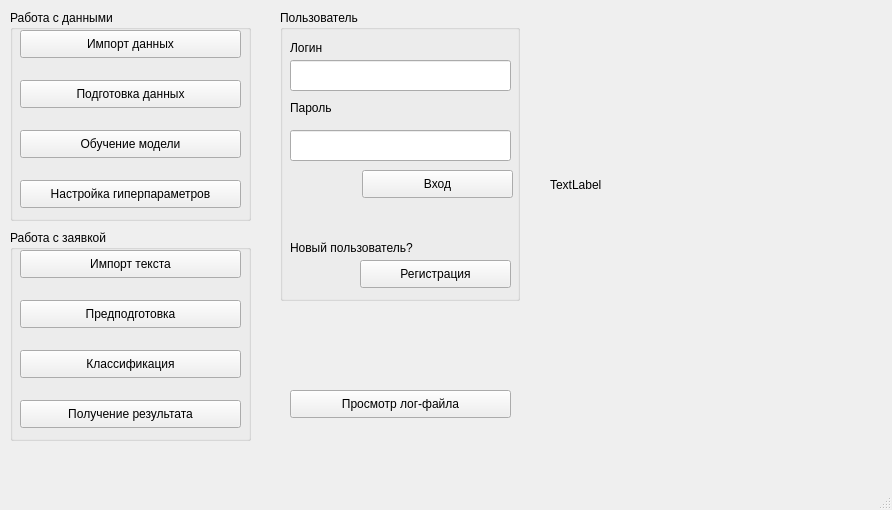
<?xml version="1.0" encoding="UTF-8"?>
<ui version="4.0">
 <class>MainWindow</class>
 <widget class="QMainWindow" name="MainWindow">
  <property name="geometry">
   <rect>
    <x>0</x>
    <y>0</y>
    <width>892</width>
    <height>510</height>
   </rect>
  </property>
  <property name="windowTitle">
   <string>Анализ заявок</string>
  </property>
  <widget class="QWidget" name="centralwidget">
   <widget class="QPushButton" name="pushButton_3">
    <property name="geometry">
     <rect>
      <x>290</x>
      <y>390</y>
      <width>221</width>
      <height>28</height>
     </rect>
    </property>
    <property name="text">
     <string>Просмотр лог-файла</string>
    </property>
   </widget>
   <widget class="QGroupBox" name="groupBox">
    <property name="geometry">
     <rect>
      <x>10</x>
      <y>10</y>
      <width>241</width>
      <height>211</height>
     </rect>
    </property>
    <property name="title">
     <string>Работа с данными</string>
    </property>
    <widget class="QPushButton" name="pushButton">
     <property name="geometry">
      <rect>
       <x>10</x>
       <y>20</y>
       <width>221</width>
       <height>28</height>
      </rect>
     </property>
     <property name="text">
      <string>Импорт данных</string>
     </property>
    </widget>
    <widget class="QPushButton" name="pushButton_2">
     <property name="geometry">
      <rect>
       <x>10</x>
       <y>70</y>
       <width>221</width>
       <height>28</height>
      </rect>
     </property>
     <property name="text">
      <string>Подготовка данных</string>
     </property>
    </widget>
    <widget class="QPushButton" name="pushButton_4">
     <property name="geometry">
      <rect>
       <x>10</x>
       <y>120</y>
       <width>221</width>
       <height>28</height>
      </rect>
     </property>
     <property name="text">
      <string>Обучение модели</string>
     </property>
    </widget>
    <widget class="QPushButton" name="pushButton_5">
     <property name="geometry">
      <rect>
       <x>10</x>
       <y>170</y>
       <width>221</width>
       <height>28</height>
      </rect>
     </property>
     <property name="text">
      <string>Настройка гиперпараметров</string>
     </property>
    </widget>
   </widget>
   <widget class="QGroupBox" name="groupBox_2">
    <property name="geometry">
     <rect>
      <x>10</x>
      <y>230</y>
      <width>241</width>
      <height>211</height>
     </rect>
    </property>
    <property name="title">
     <string>Работа с заявкой</string>
    </property>
    <widget class="QPushButton" name="pushButton_6">
     <property name="geometry">
      <rect>
       <x>10</x>
       <y>20</y>
       <width>221</width>
       <height>28</height>
      </rect>
     </property>
     <property name="text">
      <string>Импорт текста</string>
     </property>
    </widget>
    <widget class="QPushButton" name="pushButton_7">
     <property name="geometry">
      <rect>
       <x>10</x>
       <y>70</y>
       <width>221</width>
       <height>28</height>
      </rect>
     </property>
     <property name="text">
      <string>Предподготовка</string>
     </property>
    </widget>
    <widget class="QPushButton" name="pushButton_8">
     <property name="geometry">
      <rect>
       <x>10</x>
       <y>120</y>
       <width>221</width>
       <height>28</height>
      </rect>
     </property>
     <property name="text">
      <string>Классификация</string>
     </property>
    </widget>
    <widget class="QPushButton" name="pushButton_9">
     <property name="geometry">
      <rect>
       <x>10</x>
       <y>170</y>
       <width>221</width>
       <height>28</height>
      </rect>
     </property>
     <property name="text">
      <string>Получение результата</string>
     </property>
    </widget>
   </widget>
   <widget class="QLabel" name="label">
    <property name="geometry">
     <rect>
      <x>550</x>
      <y>20</y>
      <width>330</width>
      <height>330</height>
     </rect>
    </property>
    <property name="text">
     <string>TextLabel</string>
    </property>
   </widget>
   <widget class="QGroupBox" name="groupBox_3">
    <property name="geometry">
     <rect>
      <x>280</x>
      <y>10</y>
      <width>240</width>
      <height>291</height>
     </rect>
    </property>
    <property name="title">
     <string>Пользователь</string>
    </property>
    <widget class="QLabel" name="label_2">
     <property name="geometry">
      <rect>
       <x>10</x>
       <y>30</y>
       <width>55</width>
       <height>16</height>
      </rect>
     </property>
     <property name="text">
      <string>Логин</string>
     </property>
    </widget>
    <widget class="QLabel" name="label_3">
     <property name="geometry">
      <rect>
       <x>10</x>
       <y>90</y>
       <width>55</width>
       <height>16</height>
      </rect>
     </property>
     <property name="text">
      <string>Пароль</string>
     </property>
    </widget>
    <widget class="QPushButton" name="pushButton_10">
     <property name="geometry">
      <rect>
       <x>82</x>
       <y>160</y>
       <width>151</width>
       <height>28</height>
      </rect>
     </property>
     <property name="text">
      <string>Вход</string>
     </property>
    </widget>
    <widget class="QPushButton" name="pushButton_11">
     <property name="geometry">
      <rect>
       <x>80</x>
       <y>250</y>
       <width>151</width>
       <height>28</height>
      </rect>
     </property>
     <property name="text">
      <string>Регистрация</string>
     </property>
    </widget>
    <widget class="QLabel" name="label_4">
     <property name="geometry">
      <rect>
       <x>10</x>
       <y>230</y>
       <width>181</width>
       <height>16</height>
      </rect>
     </property>
     <property name="text">
      <string>Новый пользователь?</string>
     </property>
    </widget>
    <widget class="QLineEdit" name="lineEdit">
     <property name="geometry">
      <rect>
       <x>10</x>
       <y>50</y>
       <width>221</width>
       <height>31</height>
      </rect>
     </property>
    </widget>
    <widget class="QLineEdit" name="lineEdit_2">
     <property name="geometry">
      <rect>
       <x>10</x>
       <y>120</y>
       <width>221</width>
       <height>31</height>
      </rect>
     </property>
    </widget>
   </widget>
  </widget>
  <widget class="QMenuBar" name="menubar">
   <property name="geometry">
    <rect>
     <x>0</x>
     <y>0</y>
     <width>892</width>
     <height>26</height>
    </rect>
   </property>
  </widget>
  <widget class="QStatusBar" name="statusbar"/>
 </widget>
 <resources/>
 <connections/>
</ui>
